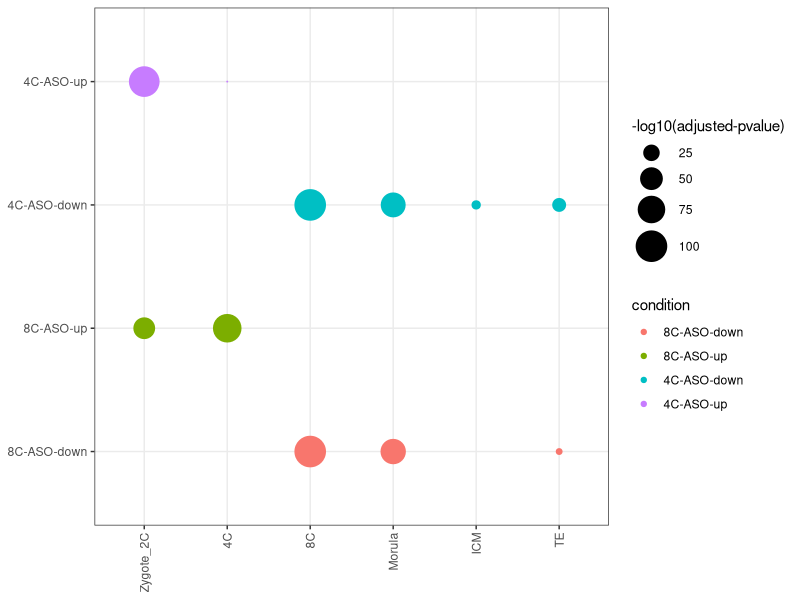

Write R code to recreate this figure.
library(ggpubr)
library(ggplot2)
df=read.csv("./4C_8C_Morula_siDEG_stage_marker_gene_significant.csv")
df$type = factor(df$type, levels = c("Zygote_2C","4C","8C","Morula","ICM","TE"))
df$condition=factor(df$condition,levels = c("8C-ASO-down","8C-ASO-up","4C-ASO-down","4C-ASO-up"))
ggplot(df,aes(x=type,y=condition))+
  geom_point(aes(size=`logp`,
                 color=`condition`))+
  theme_bw()+
  theme(panel.grid = element_blank(),
        axis.text.x=element_text(angle=90,hjust = 1,vjust=0.5))+
  labs(x=NULL,y=NULL)+grids()+scale_size(name = "-log10(adjusted-pvalue)",range=c(0,10))